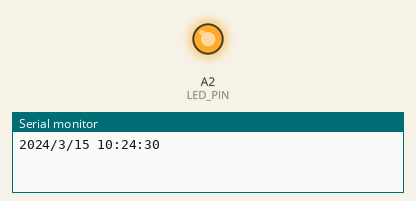
This program was run on a simulated Arduino Uno, built with avr-gcc and run on an emulated ATmega328P. On the bench: output pins drawn as LEDs (lit = HIGH), the last lines printed to the serial monitor. The local clock reads 2024-03-15 10:24:30 at power-on unless the program sets it.

Above: at 0.5 s.
At 3.0 s:
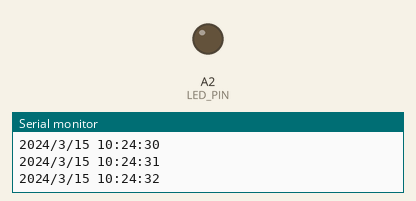
Timing chart, 0 to 6.5 s (numbered marks = the images above):
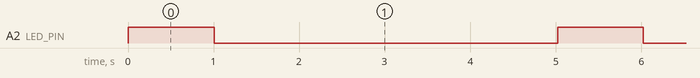

The program:

main.cpp
```cpp
#include <Arduino.h>
#include <Wire.h>
#include <RTClib.h>

RTC_DS3231 rtc;

#define LED_PIN A2

void setup() {
    pinMode(LED_PIN, OUTPUT);
    Serial.begin(9600);
    Wire.begin();
    if (!rtc.begin()) {
        Serial.println("Couldn't find RTC");
        while (1);
    }

    if (rtc.lostPower()) {
        Serial.println("RTC lost power, let's set the time!");
        rtc.adjust(DateTime(F(__DATE__), F(__TIME__)));
    }
}

void loop() {
    DateTime now = rtc.now();
    Serial.print(now.year(), DEC);
    Serial.print('/');
    Serial.print(now.month(), DEC);
    Serial.print('/');
    Serial.print(now.day(), DEC);
    Serial.print(" ");
    Serial.print(now.hour(), DEC);
    Serial.print(':');
    Serial.print(now.minute(), DEC);
    Serial.print(':');
    Serial.print(now.second(), DEC);
    Serial.println();

    if (rtc.now().second() % 5 == 0) {
    digitalWrite(LED_PIN, HIGH);  // Turn on LED
      } else {
    digitalWrite(LED_PIN, LOW);  // Turn off LED
      }

  delay(1000);
}
```

Measured:
- by itself, A2 (LED_PIN): alternates HIGH for 1.0 s and LOW for 4.0 s
